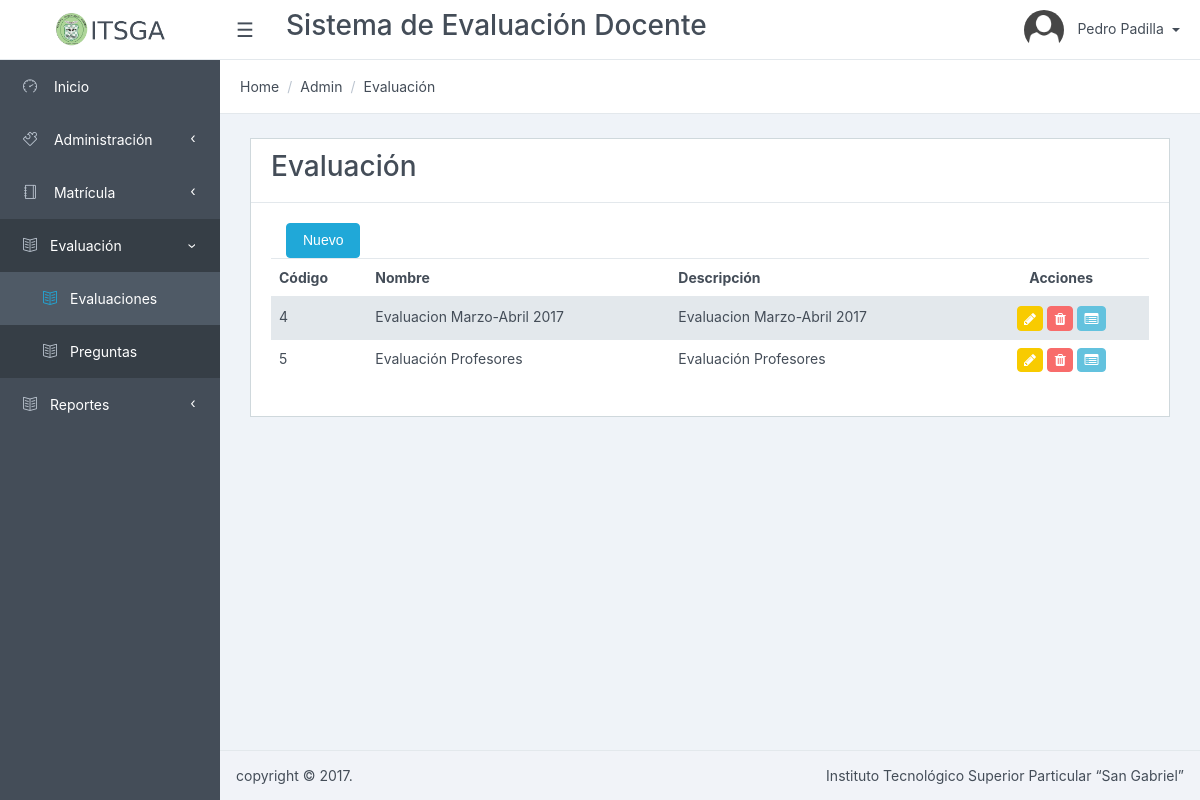
Before: /Evaluacion/listar/ (signed in) with the older database file.
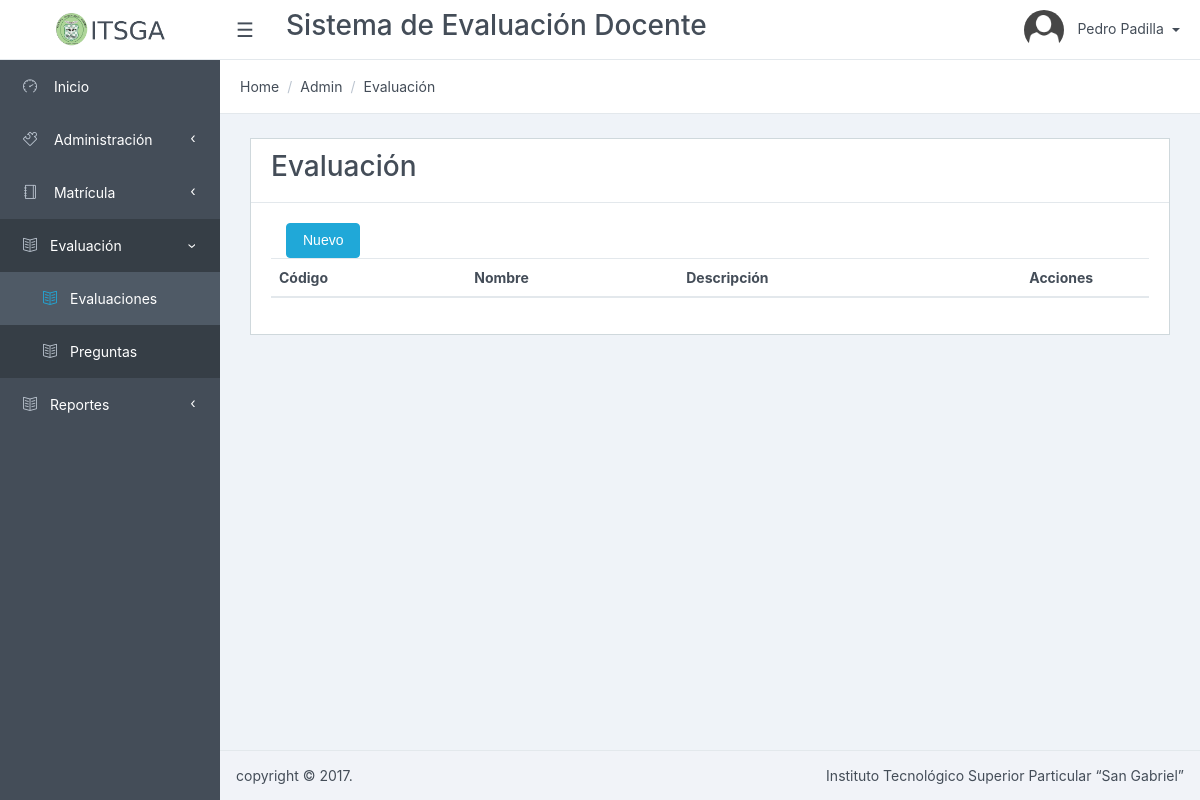
After: the same page with the newer database file.
### tables this page shows
CREATE TABLE `evaluacion` (
  `evaluacion_id` int(11) NOT NULL AUTO_INCREMENT,
  `nombre` varchar(256) NOT NULL,
  `descripcion` varchar(1024) NOT NULL,
  `estado` tinyint(1) NOT NULL DEFAULT '1',
  PRIMARY KEY (`evaluacion_id`)
);

### app/controllers/EvaluacionController.php (called while the page is built, shortened)
<?php
require_once (PATH_MODELS . "/EvaluacionModel.php");
class EvaluacionController {
	public function listar() {
		$model = new EvaluacionModel();
		$datos = $model->getlistadoEvaluaciones();
		require_once PATH_VIEWS."/Evaluacion/view.list.php";
	}
}

### index.php (called while the page is built, shortened)
<?php
if(isset($_GET['action'])){
	$redirect = ($_GET['action']!='')?$_GET['action']:"listar";
}
$controller = new $controllerName();
$controller->$redirect();
?>

### public/views/Evaluacion/index.php (called while the page is built, shortened)
<?php
require_once("../../../index.php");
?>

### app/models/EvaluacionModel.php (called while the page is built, shortened)
<?php
require_once(PATH_MODELS."/BaseModel.php");
class EvaluacionModel {
	public function getlistadoEvaluaciones(){
		$model = new BaseModel();
		$sql = "select *, evaluacion_id as id from evaluacion where estado=1";
		return $model->execSql($sql, array(),true);
	}
}

### app/models/BaseModel.php (called while the page is built, shortened)
<?php
class BaseModel {
	private $pdo;
	private function openConexion() {
		try {
			$this->pdo = new PDO ( 'mysql:host=' . HOSTNAME_DATABASE . ';dbname=' . DATABASE . ';charset=utf8', USERNAME, PASSWORD );
			$this->pdo->setAttribute ( PDO::ATTR_ERRMODE, PDO::ERRMODE_EXCEPTION );
		} catch ( Exception $e ) {
			die ( $e->getMessage () );
		}
	}
	private function closeConexion() {
		$this->pdo = null;
	}
	public function execSql($sql, $parameters, $list = false, $obtainId = false) {
		try {
			$stm = $this->pdo->prepare ( $sql );
			$stm->execute ( $parameters );
			if ($obtainId) {
				$result = $this->pdo->lastInsertId ();
			} else {
				if ($list) {
					$result = $stm->fetchAll ( PDO::FETCH_OBJ );
				} else {
					$result = $stm->fetch ( PDO::FETCH_OBJ );
				}
			}
		} catch ( Exception $e ) {
			die ( $e->getMessage () );
		}
		return $result;
	}
}

### public/views/Evaluacion/view.list.php (the view, shortened to what this page needs)
<?php include_once PATH_TEMPLATE.'/header.php';?>
<div class="card">
<div class="card-header">
    	<h3>Evaluación</h3>
</div>
<div class="card-block">
	<div class="col-lg-12">
		<button type="button" data-id="0" class="btn btn-primary" data-toggle="modal" data-target="#myModal">
          Nuevo
         </button>
	</div>
	<table class="table table-striped" id="dataTables-example" >
    <thead>
	    <tr>
	    	<th>Código</th>
	    	<th>Nombre</th>
	    	<th>Descripción</th>
		    <th style="text-align: center; width: 20%">Acciones</th>
	    </tr>
    </thead>
    <tbody>
    	<?php foreach ($datos as $item) {
    		echo "<tr><td>".$item->id."</td>";
    		echo "<td>".$item->nombre."</td>";
    		echo "<td>".$item->descripcion."</td>";
    		echo "<td align='center'><a href='#' class='btn btn-warning btn-sm' data-id='".$item->id."' data-toggle='modal' data-target='#myModal' title='Editar' ><i class='fa fa-pencil'></i></a>
					  <a href='javascript:if(confirm(\"Est\u00e1 seguro que desea eliminar el elemento seleccionado?\")){redirect(".$item->id.");}' class='btn btn-danger btn-sm' title='Eliminar'><i class='fa fa-trash'></i></a>
   			  		  <a class='btn btn-info btn-sm' href='../listarEvalPreg/".$item->id."' title='Preguntas'>
						<i class='fa fa-list-alt'></i>
					  </a>
  		  		  </td>";
    	}?>
    </tbody>
    </table>
</div>
</div>
<?php include_once PATH_TEMPLATE.'/footer.php';?>
<link href="<?php echo PATH_CSS; ?>/dataTables.bootstrap.css" rel="stylesheet">
<link href="<?php echo PATH_CSS; ?>/bootstrapValidator.min.css" rel="stylesheet">
</body>
</html>

Changed rows visible on the page:
removed evaluacion: evaluacion_id "4", nombre "Evaluacion Marzo-Abril 2017", descripcion "Evaluacion Marzo-Abril 2017"
removed evaluacion: evaluacion_id "5", nombre "Evaluación Profesores", descripcion "Evaluación Profesores"
